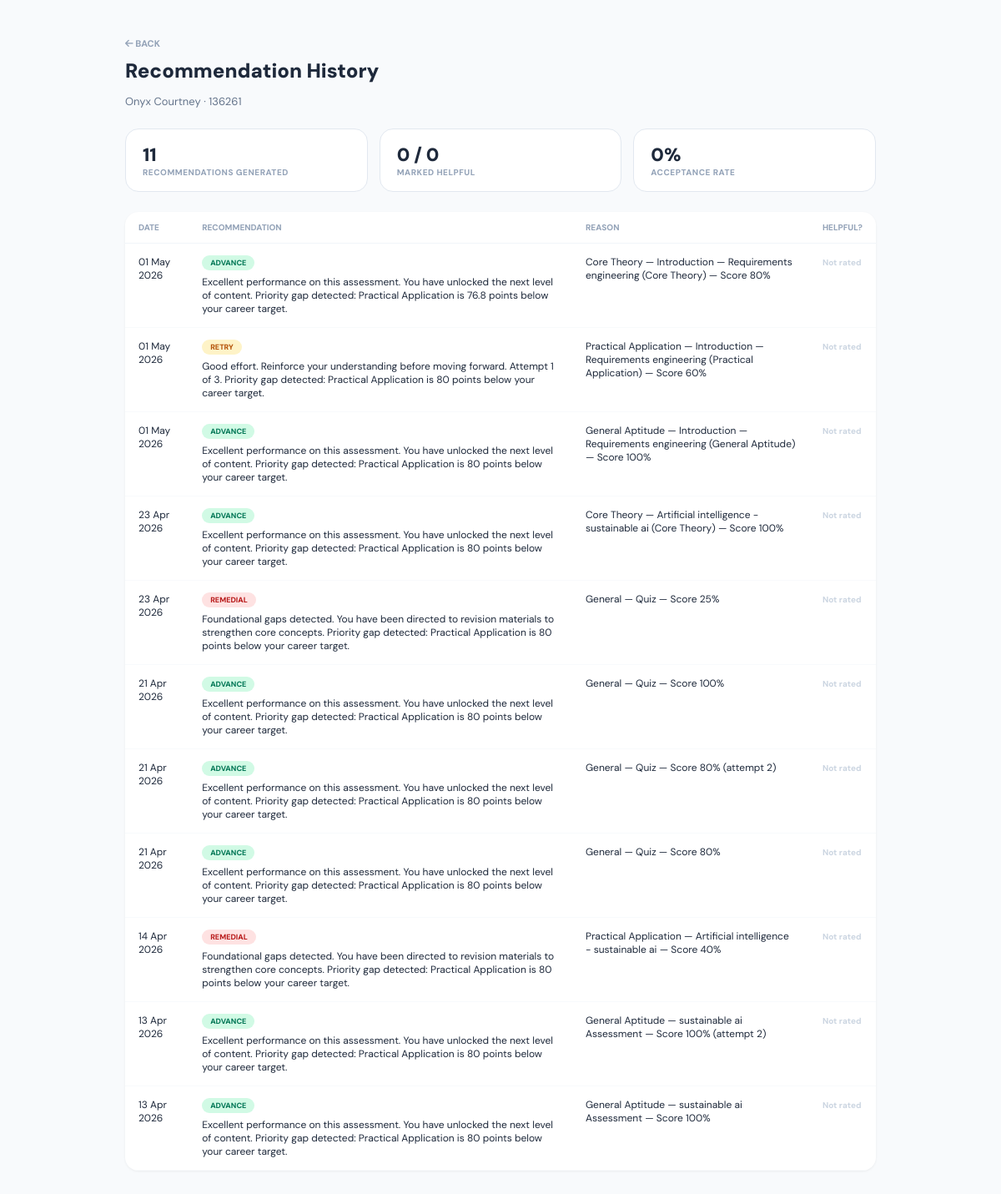
Page /recommendation_history.php (signed in) on the committed database.
### tables this page shows
CREATE TABLE `users` (
  `id` int(11) NOT NULL,
  `full_name` varchar(100) NOT NULL,
  `email` varchar(100) NOT NULL,
  `admission_number` varchar(30) DEFAULT NULL,
  `password` varchar(255) NOT NULL,
  `role` enum('student','lecturer','admin','financial_accountant','boarding_master','hr_manager') NOT NULL DEFAULT 'student',
  `course_id` int(11) DEFAULT NULL,
  `career_path` varchar(100) DEFAULT 'General Software Engineering',
  `created_at` timestamp NOT NULL DEFAULT current_timestamp()
);

CREATE TABLE `results` (
  `id` int(11) NOT NULL,
  `student_id` int(11) DEFAULT NULL,
  `quiz_id` int(11) DEFAULT NULL,
  `score` decimal(5,2) DEFAULT NULL,
  `recommendation` text DEFAULT NULL,
  `action_taken` varchar(20) DEFAULT NULL,
  `performance_band` varchar(20) DEFAULT NULL,
  `predicted_grade` char(1) DEFAULT NULL,
  `difficulty_next` varchar(20) DEFAULT NULL,
  `attempt_no` int(11) DEFAULT 1,
  `created_at` timestamp NOT NULL DEFAULT current_timestamp(),
  `helpful` enum('yes','no') DEFAULT NULL COMMENT 'Student feedback: was this AI recommendation helpful?'
);

CREATE TABLE `quizzes` (
  `id` int(11) NOT NULL,
  `course_id` int(11) DEFAULT NULL,
  `unit_id` int(11) DEFAULT NULL,
  `material_id` int(11) DEFAULT NULL,
  `title` varchar(255) NOT NULL,
  `difficulty` enum('beginner','intermediate','advanced') DEFAULT 'beginner',
  `is_active` tinyint(1) DEFAULT 0,
  `skill_name` varchar(100) DEFAULT NULL,
  `topic` varchar(255) DEFAULT NULL,
  `created_by` int(11) DEFAULT NULL,
  `created_at` timestamp NOT NULL DEFAULT current_timestamp()
);

### recommendation_history.php (the view, shortened to what this page needs)
<?php
include 'config.php';
$role = $_SESSION['role'] ?? '';
$student_id = $role === 'student' ? intval($_SESSION['user_id']) : intval($_GET['student_id'] ?? 0);
$student = mysqli_fetch_assoc(mysqli_query($conn,
    "SELECT full_name, admission_number FROM users WHERE id = $student_id AND role='student' LIMIT 1"
));
$rows_res = mysqli_query($conn,
    "SELECT r.id, r.score, r.recommendation, r.action_taken, r.performance_band,
            r.predicted_grade, r.attempt_no, r.created_at, r.helpful,
            q.title AS quiz_title, q.skill_name
     FROM results r
     LEFT JOIN quizzes q ON q.id = r.quiz_id
     WHERE r.student_id = $student_id
     ORDER BY r.created_at DESC"
);
$rows = [];
while ($r = mysqli_fetch_assoc($rows_res)) $rows[] = $r;
$total    = count($rows);
$helpful  = count(array_filter($rows, fn($r) => $r['helpful'] === 'yes'));
$notHelp  = count(array_filter($rows, fn($r) => $r['helpful'] === 'no'));
$rated    = $helpful + $notHelp;
$accPct   = $rated > 0 ? round($helpful / $rated * 100, 1) : 0;
$backLink = $role === 'student' ? 'student_dashboard.php' : ($role === 'lecturer' ? 'lecturer_dashboard.php' : 'admin_dashboard.php');
?>
<!DOCTYPE html>
<html lang="en">
<head>
<link rel="stylesheet" href="https://cdnjs.cloudflare.com/ajax/libs/font-awesome/6.4.0/css/all.min.css">
</head>
<body>
<div class="wrap">
  <a href="<?php echo $backLink; ?>" class="back"><i class="fa-solid fa-arrow-left"></i> Back</a>
  <h1>Recommendation History</h1>
  <p class="sub"><?php echo htmlspecialchars($student['full_name']); ?><?php echo $student['admission_number'] ? ' · ' . htmlspecialchars($student['admission_number']) : ''; ?></p>
  <div class="stats">
    <div class="stat"><div class="num"><?php echo $total; ?></div><div class="lbl">Recommendations Generated</div></div>
    <div class="stat"><div class="num"><?php echo $helpful; ?> / <?php echo $rated; ?></div><div class="lbl">Marked Helpful</div></div>
    <div class="stat"><div class="num"><?php echo $accPct; ?>%</div><div class="lbl">Acceptance Rate</div></div>
  </div>
  <?php if (empty($rows)): ?>
    <div class="empty">No recommendations have been generated for this student yet.</div>
  <?php else: ?>
  <table>
    <thead>
      <tr>
        <th>Date</th>
        <th>Recommendation</th>
        <th>Reason</th>
        <th>Helpful?</th>
      </tr>
    </thead>
    <tbody>
      <?php foreach ($rows as $r):
          $badgeClass = 'badge-' . ($r['action_taken'] ?: 'retry');
          $reason = ($r['skill_name'] ?: 'General') . ' — ' . ($r['quiz_title'] ?: 'Quiz') . ' — Score ' . rtrim(rtrim(number_format($r['score'], 1), '0'), '.') . '%'
                  . ($r['attempt_no'] > 1 ? ' (attempt ' . $r['attempt_no'] . ')' : '');
      ?>
      <tr>
        <td><?php echo date('d M Y', strtotime($r['created_at'])); ?></td>
        <td>
          <span class="badge <?php echo $badgeClass; ?>"><?php echo htmlspecialchars(ucfirst($r['action_taken'] ?: '—')); ?></span>
          <div style="margin-top:6px;"><?php echo htmlspecialchars($r['recommendation']); ?></div>
        </td>
        <td><?php echo htmlspecialchars($reason); ?></td>
        <td>
          <?php if ($r['helpful'] === 'yes'): ?>
            <span class="helpful-yes"><i class="fa-solid fa-thumbs-up"></i> Yes</span>
          <?php elseif ($r['helpful'] === 'no'): ?>
            <span class="helpful-no"><i class="fa-solid fa-thumbs-down"></i> No</span>
          <?php else: ?>
            <span class="helpful-none">Not rated</span>
          <?php endif; ?>
        </td>
      </tr>
      <?php endforeach; ?>
    </tbody>
  </table>
  <?php endif; ?>
</div>
</body>
</html>

### recommendation_history.php (style rules this page uses)
* { box-sizing: border-box; font-family: 'DM Sans', sans-serif; }
body { background: #f8fafc; color: #1e293b; margin: 0; padding: 40px 20px; }
.wrap { max-width: 900px; margin: 0 auto; }
.back { font-size: 11px; font-weight: 800; text-transform: uppercase; color: #94a3b8; text-decoration: none; }
h1 { font-size: 24px; font-weight: 900; margin: 8px 0 4px; }
.sub { color: #64748b; font-size: 13px; margin-bottom: 24px; }
.stats { display: flex; gap: 14px; margin-bottom: 24px; flex-wrap: wrap; }
.stat { background: white; border: 1px solid #e2e8f0; border-radius: 16px; padding: 16px 20px; flex: 1; min-width: 140px; }
.stat .num { font-size: 22px; font-weight: 900; }
.stat .lbl { font-size: 10px; text-transform: uppercase; font-weight: 800; color: #94a3b8; letter-spacing: 0.05em; }
table { width: 100%; border-collapse: collapse; background: white; border-radius: 16px; overflow: hidden; box-shadow: 0 1px 3px rgba(0,0,0,0.06); }
th { text-align: left; font-size: 10px; text-transform: uppercase; font-weight: 800; color: #94a3b8; padding: 12px 16px; border-bottom: 1px solid #f1f5f9; }
td { padding: 14px 16px; border-bottom: 1px solid #f8fafc; font-size: 12px; vertical-align: top; }
.badge { display: inline-block; padding: 3px 10px; border-radius: 999px; font-size: 9px; font-weight: 800; text-transform: uppercase; }
.badge-advance { background: #d1fae5; color: #047857; }
.badge-retry { background: #fef3c7; color: #b45309; }
.badge-remedial { background: #fee2e2; color: #b91c1c; }
.helpful-none { color: #cbd5e1; font-weight: 700; font-size: 10px; }

### rows in the picture
users: full_name "Onyx Courtney", admission_number "136261"
results: created_at "01 May 2026", action_taken "ADVANCE", recommendation "Excellent performance on this assessment. You have unlocked the next level of content. Priority gap detected: Practical Application is 76.8 points below your career target.", reason "Core Theory — Introduction — Requirements engineering (Core Theory) — Score 80%", shows "Not rated"
results: created_at "01 May 2026", action_taken "RETRY", recommendation "Good effort. Reinforce your understanding before moving forward. Attempt 1 of 3. Priority gap detected: Practical Application is 80 points below your career target.", reason "Practical Application — Introduction — Requirements engineering (Practical Application) — Score 60%", shows "Not rated"
results: created_at "01 May 2026", action_taken "ADVANCE", recommendation "Excellent performance on this assessment. You have unlocked the next level of content. Priority gap detected: Practical Application is 80 points below your career target.", reason "General Aptitude — Introduction — Requirements engineering (General Aptitude) — Score 100%", shows "Not rated"
results: created_at "23 Apr 2026", action_taken "ADVANCE", recommendation "Excellent performance on this assessment. You have unlocked the next level of content. Priority gap detected: Practical Application is 80 points below your career target.", reason "Core Theory — Artificial intelligence - sustainable ai (Core Theory) — Score 100%", shows "Not rated"
results: created_at "23 Apr 2026", action_taken "REMEDIAL", recommendation "Foundational gaps detected. You have been directed to revision materials to strengthen core concepts. Priority gap detected: Practical Application is 80 points below your career target.", reason "General — Quiz — Score 25%", shows "Not rated"
results: created_at "21 Apr 2026", action_taken "ADVANCE", recommendation "Excellent performance on this assessment. You have unlocked the next level of content. Priority gap detected: Practical Application is 80 points below your career target.", reason "General — Quiz — Score 100%", shows "Not rated"
results: created_at "21 Apr 2026", action_taken "ADVANCE", recommendation "Excellent performance on this assessment. You have unlocked the next level of content. Priority gap detected: Practical Application is 80 points below your career target.", reason "General — Quiz — Score 80% (attempt 2)", shows "Not rated"
results: created_at "21 Apr 2026", action_taken "ADVANCE", recommendation "Excellent performance on this assessment. You have unlocked the next level of content. Priority gap detected: Practical Application is 80 points below your career target.", reason "General — Quiz — Score 80%", shows "Not rated"
results: created_at "14 Apr 2026", action_taken "REMEDIAL", recommendation "Foundational gaps detected. You have been directed to revision materials to strengthen core concepts. Priority gap detected: Practical Application is 80 points below your career target.", reason "Practical Application — Artificial intelligence - sustainable ai — Score 40%", shows "Not rated"
results: created_at "13 Apr 2026", action_taken "ADVANCE", recommendation "Excellent performance on this assessment. You have unlocked the next level of content. Priority gap detected: Practical Application is 80 points below your career target.", reason "General Aptitude — sustainable ai Assessment — Score 100% (attempt 2)", shows "Not rated"
results: created_at "13 Apr 2026", action_taken "ADVANCE", recommendation "Excellent performance on this assessment. You have unlocked the next level of content. Priority gap detected: Practical Application is 80 points below your career target.", reason "General Aptitude — sustainable ai Assessment — Score 100%", shows "Not rated"

### other values in the picture
$total "11"
$helpful "0"
$rated "0"
$accPct "0"
